Frame 1 (no input): blank canvas, image omitted
Frame 60 (no input): blank canvas, image omitted
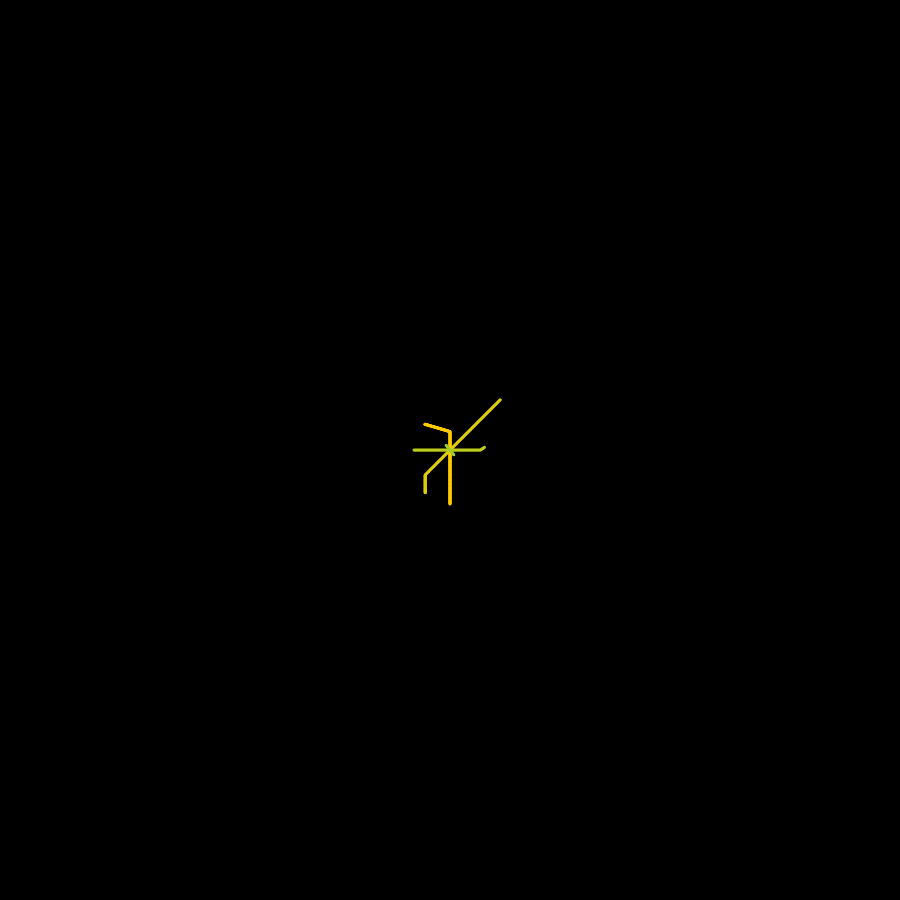
Frame 120 (the mouse pressed at the canvas centre since frame 60)

The p5.js sketch whose frames 1 and 60 were blank and that drew this single picture after the mouse press (run headless with seeded random() and noise() and a simulated clock; from frame 60 on, the mouse is pressed at the canvas centre):

// p5.js sketch
// ── sketch.js
class Ele{
  constructor(x,y,vx,vy,size,calc,len,color){
    this.x = x;
    this.y = y;
    this.vx = vx;
    this.vy = vy;
    this.size = size;
    this.realX = 0;
    this.realY = 0;
    this.calculateRealCord();
    this.calc = calc;
    this.len = len;
    this.color = color;
  }
  calculateRealCord(){
    let deltaX = posX - minusX;
    let deltaY = posY - minusY;
    this.realX = (( width  / deltaX ) * this.x + width  / 2 );
    this.realY = (( height / deltaY ) * this.y + height / 2 );
  }
  draw(){
    this.calculateRealCord();
    strokeWeight(this.size);
    stroke(this.color);
    point(this.realX, this.realY);
  }
  applyVect(){
    this.x -= this.vx;
    this.y -= this.vy;
  }
}


let width = 0;
let height = 0;

let minusX = -1000;
let posX = 1000;
let minusY = -1000;
let posY = 1000;

let raduis = 35;
let nbrOfPoint = 20;

let pointList = []

// Color stuff
let amt = 0;
let fillColor;
let newColor;
let shiftamt = 0.005;

function setup() {
  // max canvas size
  width = 900;
  height = 900;
  createCanvas(width, height);
  background(0);
  frameRate(80)
  fillColor = color(255, 204, 0);
  newColor = color(random(255), random(255), random(255));
  // idk why i need this
  colorMode(RGB);

  let vecX = 0;
  let vecY = 1;

  // vecX = Math.random();
  // vecY = Math.random();

  // vecX = vecX / (Math.sqrt(vecX*vecX + vecY*vecY));
  // vecY = vecY / (Math.sqrt(vecX*vecX + vecY*vecY));

  fillColor = color(255, 204, 0);
  newColor = color(random(255), random(255), random(255));

  pointList.push(new Ele(0,0,vecX,vecY,3,0,0,fillColor));
  pointList.push(new Ele(0,0,-vecX,-vecY,3,0,0,fillColor));
  
  colorMode(RGB);
  frameRate(120)
}


function draw() {
  // color shifting code
  tempColor = lerpColor(fillColor, newColor, amt);
  amt += shiftamt;
  if (amt >= 1) {
    amt = 0.0;
    fillColor = newColor;
    newColor = color(random(255), random(255), random(255));
  }
  let pointLimit = 10000;
  pointList.forEach(point => {
    point.len += point.calc*2;
    if(point.len < pointLimit){
      point.applyVect();
      point.draw();
      if(Math.random()>0.995 && pointList.length < 1000){
        point.calc += 1;
        if(point.calc < 10){
          let vecX = Math.random()/2;
          let vecY = Math.random();

          vecX = point.vx*cos(3.14/4)-point.vy*sin(3.14/4),
          vecY = point.vx*sin(3.14/4)+point.vy*cos(3.14/4),

          vecX = vecX / (Math.sqrt(vecX*vecX + vecY*vecY));
          vecY = vecY / (Math.sqrt(vecX*vecX + vecY*vecY));

          vecX *= 2;
          vecY *= 2;

          pointList.push(new Ele(
            0,
            0,
            vecX,
            vecY,
            3,
            point.calc+1,
            point.len,
            tempColor
          ));
          
          pointList.push(new Ele(
            0,
            0,
            -vecX,
            -vecY,
            3,
            point.calc+1,
            point.len,
            tempColor
          ));
        }
        point.vx = point.vx*cos(-3.14/4)-point.vy*sin(-3.14/4);
        point.vy = point.vx*sin(-3.14/4)+point.vy*cos(-3.14/4);
      }
    }
  });
}
